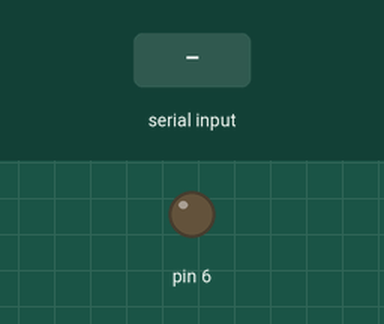
Simulated run of this sketch. Board: Arduino Uno, built with avr-gcc and run on an emulated ATmega328P. Shown: output pins drawn as LEDs (lit = HIGH). Dashed ring = blinking. The inputs (shaded band) are chosen by the test bench. What the sketch prints to the serial monitor is not drawn.

Above: at 1.2 s.
1.3 s: "1" received over Serial
At 1.55 s:
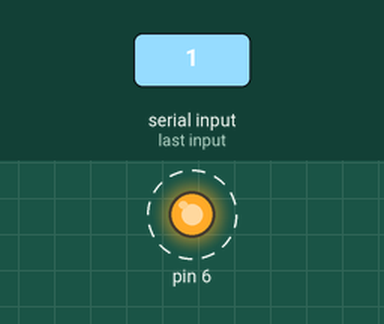
Timing chart, 0 to 10.3 s (numbered marks = the images above; inputs shaded):
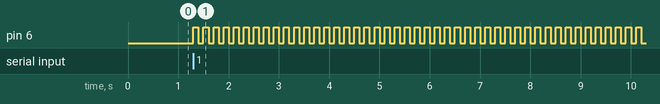

The sketch:

init2.ino
```cpp
#include <Arduino.h>


void setup() {
  Serial.begin(38400);
  pinMode(6, OUTPUT);
}


void loop() {
  Serial.write("ATZ\r");
  for (;;) {
    if (Serial.available()) {
       digitalWrite(6, HIGH);
       delay(100);
    }
    else {
      break;
    }
    digitalWrite(6, LOW);
    delay(100);
  }
}
```

Measured:
- after the input at 1.3 s, pin 6: alternates HIGH for 0.10 s and LOW for 0.10 s, starting at once
